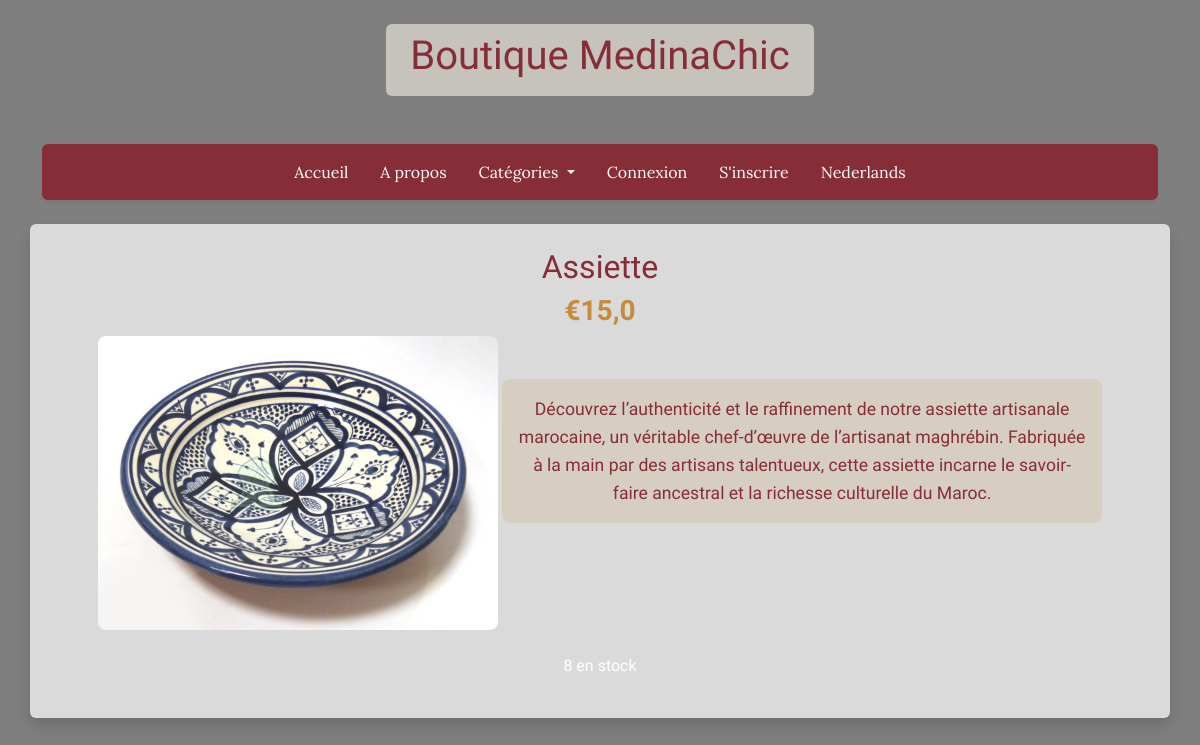
The app's page /api/product/assiette/, older data.
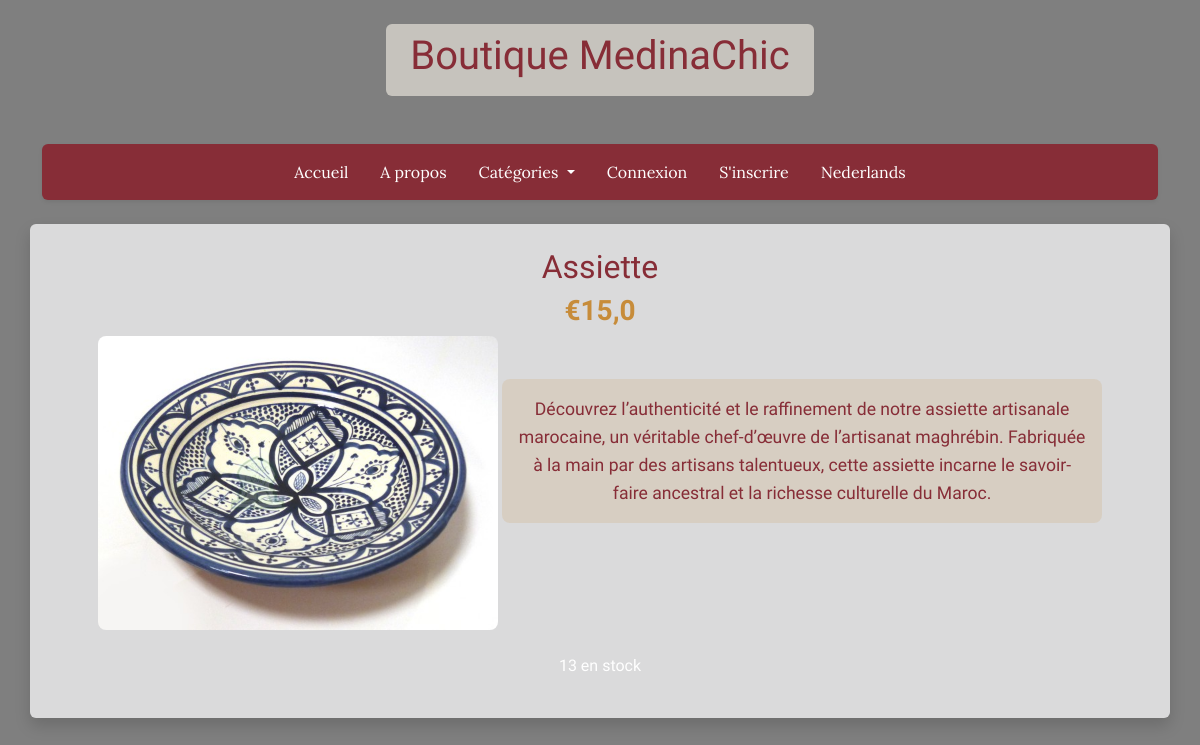
The same page, newer data.
### store/models.py (models this page shows, shortened)
class Product(models.Model):
    name = models.CharField(max_length=128)
    name_nl = models.CharField(max_length=128, blank=True, null=True)
    slug = models.SlugField(max_length=128, blank=True)
    CATEGORIES = [
        ('autre', 'Autre'),
        ('cuisine', 'Cuisine'),
        ('vetement', 'Vetement'),
        ('tissu', 'Tissu'),
        ('argile', 'Argile'),
        ('maroquineire', 'Maroquineire'),
        ('alimentaire', 'Alimentaire'),
        ('accessoire', 'Accessoire'),
    ]
    category = models.CharField(max_length=50, choices=CATEGORIES, default='autre')
    price = models.FloatField(default=0.0)
    quantity = models.IntegerField(default=0)
    description = models.TextField(blank=True)
    description_nl = models.TextField(blank=True, null=True)
    thumbnail = models.ImageField(upload_to="products/", blank=True, null=True)
    stripe_id = models.CharField(max_length=90, blank=True)

### store/views.py (the view)
# urls.py: path('product/<str:slug>/', product_detail, name="product"),
def product_detail(request, slug):
    product = get_object_or_404(Product, slug=slug)
    return render(request, 'store/detail.html', context={'product': product})

### store/context_processors.py (called while the page is built, shortened)
def cart_processor(request):
    cart_data = {
        'has_cart': False,
        'cart_count': 0
    }
    return cart_data

### store/templates/store/detail.html (shortened to what this page needs)
{% extends 'base.html' %}
{% block content %}
    <div class="text-center">
        <h2 class="product-title">{{ product.name }}</h2>
        <h3 class="product-price">€{{ product.price }}</h3>
        <img src="{{ product.thumbnail.url }}" alt="{{ product.name }}" class="product-image mb-4">
        <p class="product-description">{{ product.description }}</p>
        <p>{{ product.quantity }} en stock</p>
    </div>
{% endblock %}

### templates/base.html (shortened to what this page needs)
{% load static %}
<!DOCTYPE html>
<html lang="fr">
<head>
    <link href="https://cdn.jsdelivr.net/npm/bootstrap@5.3.3/dist/css/bootstrap.min.css" rel="stylesheet">
</head>
<body class="py-4">
    <div class="text-center mb-5">
        <div class="d-inline-block px-4 py-2 rounded" style="background-color: rgba(245, 240, 231, 0.6);">
            <a href="{% url 'index' %}" class="text-decoration-none">
                <h1 style="color: #872D37;">Boutique MedinaChic</h1>
            </a>
        </div>
    </div>
    <div class="container mb-4">
        <nav class="navbar navbar-expand-lg navbar-custom rounded shadow-sm">
            <div class="container justify-content-center">
                <div class="collapse navbar-collapse justify-content-center" id="navbarContent">
                    <ul class="navbar-nav mb-2 mb-lg-0 d-flex justify-content-center gap-3">
                            <li class="nav-item">
                                <a class="nav-link" href="{% url 'index' %}">Accueil</a>
                            </li>
                            <li class="nav-item">
                                <a class="nav-link" href="{% url 'apropos' %}">A propos</a>
                            </li>
                            <li class="nav-item dropdown">
                                <a class="nav-link dropdown-toggle" href="#" id="navbarDropdown" role="button"
                                   data-bs-toggle="dropdown" aria-expanded="false">
                                    Catégories
                                </a>
                            </li>
                        {% if user.is_authenticated %}
                            <!--<li class="nav-item">
                                <span class="nav-link disabled">Bienvenue, {{ user.username }}</span>
                            </li>-->
                            <li class="nav-item">
                                <a class="nav-link" href="{% url 'profile' %}">Mon profil</a>
                            </li>
                            <li class="nav-item">
                                <a class="nav-link" href="{% url 'order-history' %}">Mes commandes</a>
                            </li>
                            <li class="nav-item">
                                <a class="nav-link text-danger" href="{% url 'logout' %}">Se déconnecter</a>
                            </li>
                        {% else %}
                            <li class="nav-item">
                                <a class="nav-link" href="{% url 'login' %}">Connexion</a>
                            </li>
                            <li class="nav-item">
                                <a class="nav-link" href="{% url 'signup' %}">S'inscrire</a>
                            </li>
                        {% endif %}
                        <li class="nav-item">
                                <a class="nav-link" href="{% url 'index-nl' %}">Nederlands</a>
                        </li>
                    </ul>
                </div>
            </div>
        </nav>
    </div>
    <div class="container bg-light bg-opacity-75 p-4 rounded shadow">
        {% block content %}
        {% endblock %}
    </div>
</body>
</html>

### store/templates/store/detail.html (style rules this page uses)
.product-title { color: #872D37; }
.product-price { color: #C78C3A; font-weight: bold; }
.product-image { width: 100%; max-width: 400px; height: auto; object-fit: cover; border-radius: 8px; }
.product-description { color: #872D37; font-size: 1.1rem; line-height: 1.6; }
.product-description { color: #872D37; font-size: 1.1rem; line-height: 1.6; background-color: rgba(199, 140, 58, 0.15); padding: 1rem; border-radius: 8px; display: inline-block; max-width: 600px; }

Row changes from the older to the newer data that the page shows:
changed Product "Assiette": quantity "8" → "13"
